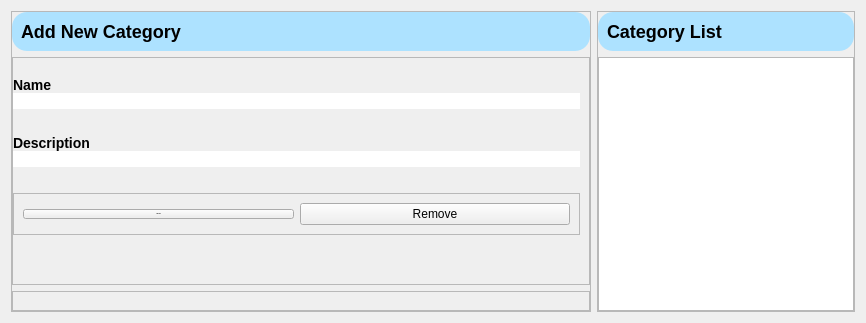
                   <widget class="QWidget" name="category_setting">
                    <layout class="QHBoxLayout" name="horizontalLayout_11">
                     <item>
                      <widget class="QFrame" name="frame_14">
                       <property name="sizePolicy">
                        <sizepolicy hsizetype="Fixed" vsizetype="Minimum">
                         <horstretch>0</horstretch>
                         <verstretch>0</verstretch>
                        </sizepolicy>
                       </property>
                       <property name="frameShape">
                        <enum>QFrame::StyledPanel</enum>
                       </property>
                       <property name="frameShadow">
                        <enum>QFrame::Raised</enum>
                       </property>
                       <layout class="QVBoxLayout" name="verticalLayout_34">
                        <property name="leftMargin">
                         <number>0</number>
                        </property>
                        <property name="topMargin">
                         <number>0</number>
                        </property>
                        <property name="rightMargin">
                         <number>0</number>
                        </property>
                        <property name="bottomMargin">
                         <number>0</number>
                        </property>
                        <item>
                         <widget class="QFrame" name="frame_15">
                          <property name="sizePolicy">
                           <sizepolicy hsizetype="Minimum" vsizetype="Minimum">
                            <horstretch>0</horstretch>
                            <verstretch>0</verstretch>
                           </sizepolicy>
                          </property>
                          <property name="styleSheet">
                           <string notr="true">QFrame
{
	background: #ADE2FF;
	border-radius: 15px;
}</string>
                          </property>
                          <property name="frameShape">
                           <enum>QFrame::StyledPanel</enum>
                          </property>
                          <property name="frameShadow">
                           <enum>QFrame::Raised</enum>
                          </property>
                          <layout class="QHBoxLayout" name="horizontalLayout_15">
                           <item>
                            <widget class="QLabel" name="label_11">
                             <property name="sizePolicy">
                              <sizepolicy hsizetype="Fixed" vsizetype="Fixed">
                               <horstretch>0</horstretch>
                               <verstretch>0</verstretch>
                              </sizepolicy>
                             </property>
                             <property name="text">
                              <string>&lt;h2&gt;Add New Category&lt;/h2&gt;</string>
                             </property>
                            </widget>
                           </item>
                           <item>
                            <spacer name="horizontalSpacer_2">
                             <property name="orientation">
                              <enum>Qt::Horizontal</enum>
                             </property>
                             <property name="sizeType">
                              <enum>QSizePolicy::Fixed</enum>
                             </property>
                             <property name="sizeHint" stdset="0">
                              <size>
                               <width>400</width>
                               <height>20</height>
                              </size>
                             </property>
                            </spacer>
                           </item>
                          </layout>
                         </widget>
                        </item>
                        <item>
                         <widget class="QFrame" name="frame_16">
                          <property name="sizePolicy">
                           <sizepolicy hsizetype="Expanding" vsizetype="Expanding">
                            <horstretch>0</horstretch>
                            <verstretch>0</verstretch>
                           </sizepolicy>
                          </property>
                          <property name="frameShape">
                           <enum>QFrame::StyledPanel</enum>
                          </property>
                          <property name="frameShadow">
                           <enum>QFrame::Raised</enum>
                          </property>
                          <layout class="QVBoxLayout" name="verticalLayout_35">
                           <property name="leftMargin">
                            <number>0</number>
                           </property>
                           <item>
                            <spacer name="verticalSpacer_12">
                             <property name="orientation">
                              <enum>Qt::Vertical</enum>
                             </property>
                             <property name="sizeType">
                              <enum>QSizePolicy::Fixed</enum>
                             </property>
                             <property name="sizeHint" stdset="0">
                              <size>
                               <width>20</width>
                               <height>10</height>
                              </size>
                             </property>
                            </spacer>
                           </item>
                           <item>
                            <layout class="QVBoxLayout" name="verticalLayout_37">
                             <property name="spacing">
                              <number>0</number>
                             </property>
                             <item alignment="Qt::AlignTop">
                              <widget class="QLabel" name="category_label_3">
                               <property name="sizePolicy">
                                <sizepolicy hsizetype="Preferred" vsizetype="Fixed">
                                 <horstretch>0</horstretch>
                                 <verstretch>0</verstretch>
                                </sizepolicy>
                               </property>
                               <property name="text">
                                <string>&lt;h3&gt; Name&lt;/h3&gt;</string>
                               </property>
                              </widget>
                             </item>
                             <item>
                              <widget class="QLineEdit" name="categoty_line_edit">
                               <property name="sizePolicy">
                                <sizepolicy hsizetype="Expanding" vsizetype="Fixed">
                                 <horstretch>0</horstretch>
                                 <verstretch>0</verstretch>
                                </sizepolicy>
                               </property>
                               <property name="styleSheet">
                                <string notr="true">	border-top-right-radius: 10px;
	border-top-left-radius:10px;
	border-bottom-right-radius: 10px;
	border-bottom-left-radius:10px;</string>
                               </property>
                              </widget>
                             </item>
                            </layout>
                           </item>
                           <item>
                            <spacer name="verticalSpacer_11">
                             <property name="orientation">
                              <enum>Qt::Vertical</enum>
                             </property>
                             <property name="sizeType">
                              <enum>QSizePolicy::Fixed</enum>
                             </property>
                             <property name="sizeHint" stdset="0">
                              <size>
                               <width>20</width>
                               <height>20</height>
                              </size>
                             </property>
                            </spacer>
                           </item>
                           <item>
                            <layout class="QVBoxLayout" name="verticalLayout_38">
                             <property name="spacing">
                              <number>0</number>
                             </property>
                             <item alignment="Qt::AlignTop">
                              <widget class="QLabel" name="description_label">
                               <property name="sizePolicy">
                                <sizepolicy hsizetype="Preferred" vsizetype="Fixed">
                                 <horstretch>0</horstretch>
                                 <verstretch>0</verstretch>
                                </sizepolicy>
                               </property>
                               <property name="text">
                                <string>&lt;h3&gt; Description&lt;/h3&gt;</string>
                               </property>
                              </widget>
                             </item>
                             <item>
                              <widget class="QLineEdit" name="description_line_edit">
                               <property name="styleSheet">
                                <string notr="true">	border-top-right-radius: 10px;
	border-top-left-radius:10px;
	border-bottom-right-radius: 10px;
	border-bottom-left-radius:10px;</string>
                               </property>
                              </widget>
                             </item>
                            </layout>
                           </item>
                           <item>
                            <spacer name="verticalSpacer_14">
                             <property name="orientation">
                              <enum>Qt::Vertical</enum>
                             </property>
                             <property name="sizeType">
                              <enum>QSizePolicy::Fixed</enum>
                             </property>
                             <property name="sizeHint" stdset="0">
                              <size>
                               <width>20</width>
                               <height>20</height>
                              </size>
                             </property>
                            </spacer>
                           </item>
                           <item>
                            <widget class="QFrame" name="frame_5">
                             <property name="frameShape">
                              <enum>QFrame::StyledPanel</enum>
                             </property>
                             <property name="frameShadow">
                              <enum>QFrame::Raised</enum>
                             </property>
                             <layout class="QHBoxLayout" name="horizontalLayout_24">
                              <item>
                               <widget class="QPushButton" name="c_add_new_button">
                                <property name="font">
                                 <font>
                                  <pointsize>-1</pointsize>
                                  <weight>75</weight>
                                  <bold>true</bold>
                                 </font>
                                </property>
                                <property name="text">
                                 <string>Add New</string>
                                </property>
                               </widget>
                              </item>
                              <item>
                               <widget class="QPushButton" name="c_remove_button">
                                <property name="text">
                                 <string>Remove</string>
                                </property>
                               </widget>
                              </item>
                             </layout>
                            </widget>
                           </item>
                           <item>
                            <spacer name="verticalSpacer_15">
                             <property name="orientation">
                              <enum>Qt::Vertical</enum>
                             </property>
                             <property name="sizeType">
                              <enum>QSizePolicy::Expanding</enum>
                             </property>
                             <property name="sizeHint" stdset="0">
                              <size>
                               <width>20</width>
                               <height>40</height>
                              </size>
                             </property>
                            </spacer>
                           </item>
                          </layout>
                         </widget>
                        </item>
                        <item>
                         <widget class="QFrame" name="frame_18">
                          <property name="sizePolicy">
                           <sizepolicy hsizetype="Preferred" vsizetype="Preferred">
                            <horstretch>0</horstretch>
                            <verstretch>0</verstretch>
                           </sizepolicy>
                          </property>
                          <property name="frameShape">
                           <enum>QFrame::StyledPanel</enum>
                          </property>
                          <property name="frameShadow">
                           <enum>QFrame::Raised</enum>
                          </property>
                          <layout class="QVBoxLayout" name="verticalLayout_41">
                           <property name="leftMargin">
                            <number>0</number>
                           </property>
                          </layout>
                         </widget>
                        </item>
                       </layout>
                      </widget>
                     </item>
                     <item>
                      <widget class="QFrame" name="frame_8">
                       <property name="frameShape">
                        <enum>QFrame::StyledPanel</enum>
                       </property>
                       <property name="frameShadow">
                        <enum>QFrame::Raised</enum>
                       </property>
                       <layout class="QVBoxLayout" name="verticalLayout_31">
                        <property name="leftMargin">
                         <number>0</number>
                        </property>
                        <property name="topMargin">
                         <number>0</number>
                        </property>
                        <property name="rightMargin">
                         <number>0</number>
                        </property>
                        <property name="bottomMargin">
                         <number>0</number>
                        </property>
                        <item>
                         <widget class="QFrame" name="frame_13">
                          <property name="styleSheet">
                           <string notr="true">QFrame
{
	background: #ADE2FF;
	border-radius: 15px;
}</string>
                          </property>
                          <property name="frameShape">
                           <enum>QFrame::StyledPanel</enum>
                          </property>
                          <property name="frameShadow">
                           <enum>QFrame::Raised</enum>
                          </property>
                          <layout class="QVBoxLayout" name="verticalLayout_33">
                           <item>
                            <widget class="QLabel" name="label_10">
                             <property name="text">
                              <string>&lt;h2&gt;Category List &lt;/h2&gt;</string>
                             </property>
                            </widget>
                           </item>
                          </layout>
                         </widget>
                        </item>
                        <item>
                         <widget class="QTableView" name="category_table_view">
                          <property name="sizePolicy">
                           <sizepolicy hsizetype="Preferred" vsizetype="Expanding">
                            <horstretch>0</horstretch>
                            <verstretch>0</verstretch>
                           </sizepolicy>
                          </property>
                         </widget>
                        </item>
                       </layout>
                      </widget>
                     </item>
                    </layout>
                   </widget>
